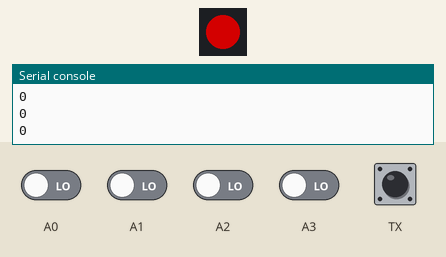
This program was run on a simulated CircuitPython board. Shown: 1 RGB LEDs in strip order, left to right, the last lines printed to the serial console. Inputs (shaded band) come from the test bench; at power-on: A0–3, TX LOW. Dim RGB values are drawn brighter than linear; touch pads read as touched when driven HIGH.

Above: at 1.2 s.
1.3 s: TX pulled HIGH for 1 s
At 1.93 s:
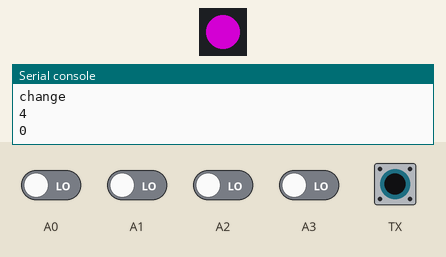
At 3.4 s:
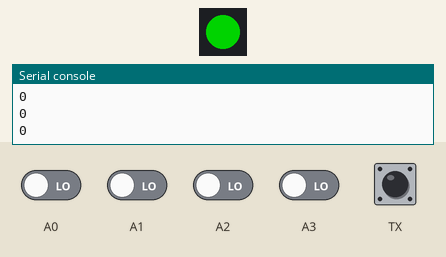
3.8 s: TX pulled HIGH for 0.15 s
At 4.9 s:
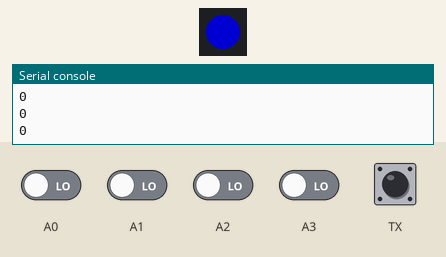
Timing chart, 0 to 6.8 s (numbered marks = the images above; inputs shaded):
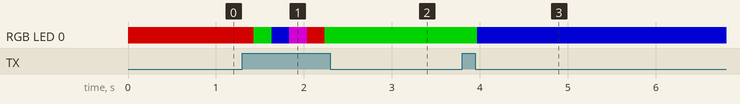

The program:

keyprofiles-and-led.py
```python
# Write your code here :-)
#4bit code
#Date 4/15/2022

#librerias necesarias
import time
import board
import touchio
import neopixel

led = neopixel.NeoPixel(board.NEOPIXEL, 1)
led.brightness=.5
#key buffer and touchthreshold values
keybuff= .1
thrv = 3500
#key declaration
key1 = touchio.TouchIn(board.A0)
key2 = touchio.TouchIn(board.A1)
key3 = touchio.TouchIn(board.A2)
key4 = touchio.TouchIn(board.A3)
Change = touchio.TouchIn(board.TX)

#Key threshold value

key1.threshold = thrv
key2.threshold = thrv
key3.threshold = thrv
key4.threshold = thrv
Change.threshold = thrv

val=1
profile=1
kv1=1
kv2=10
kv3=100
kv4=1000

def profilecolor(pr):
    #LED profile values
    if pr==1:
        led[0]=(255,000,000)
    if pr==2:
        led[0]=(000,255,000)
    if pr==3:
        led[0]=(000,000,255)
    if pr==4:
        led[0]=(255,000,255)


while True:
    #key value
    if Change.value:
        print("change")
        val=1
        profile=profile+1
        time.sleep(keybuff)
        if profile>4:
            profile=1
        print(profile)
    profilecolor(profile)
    val=0;
    if key1.value:
        val=profile*kv1+val
    if key2.value:
        val=profile*kv2+val
    if key3.value:
        val=profile*kv3+val
    if key4.value:
        val=profile*kv4+val
    if val>0:
        time.sleep(keybuff)


#comobo value
    #single keypress
    if (val==0001):
        print("0001")
    if (val==0010):
        print("0010")
    if (val==0100):
        print("0100")
    if (val==1000):
        print("1000")
    #double keypress
    if (val==0011):
        print("0011")
    if (val==1100):
        print("1100")
    if (val==0101):
        print("0101")
    if (val==1010):
        print("1010")
    if (val==0110):
        print("0110")
    if (val==1001):
        print("1001")
    #triple keypress
    if (val==0111):
        print("0111")
    if (val==1110):
        print("1110")
    if (val==1101):
        print("1101")
    if (val==1011):
        print("1011")
    #cuatriple keypress
    if (val==1111):
        print("1111")
    print(val)

    time.sleep(0.1)
```

Measured:
- after the input at 1.3 s, RGB LED 0: RGB(127, 0, 0) → RGB(0, 127, 0) after 0.13 s, → RGB(0, 0, 127) 0.20 s later, → RGB(127, 0, 127) 0.20 s later, → RGB(127, 0, 0) 0.20 s later, … (5 changes in this stretch)
- after the input at 3.8 s, RGB LED 0: RGB(0, 127, 0) → RGB(0, 0, 127) after 0.17 s
